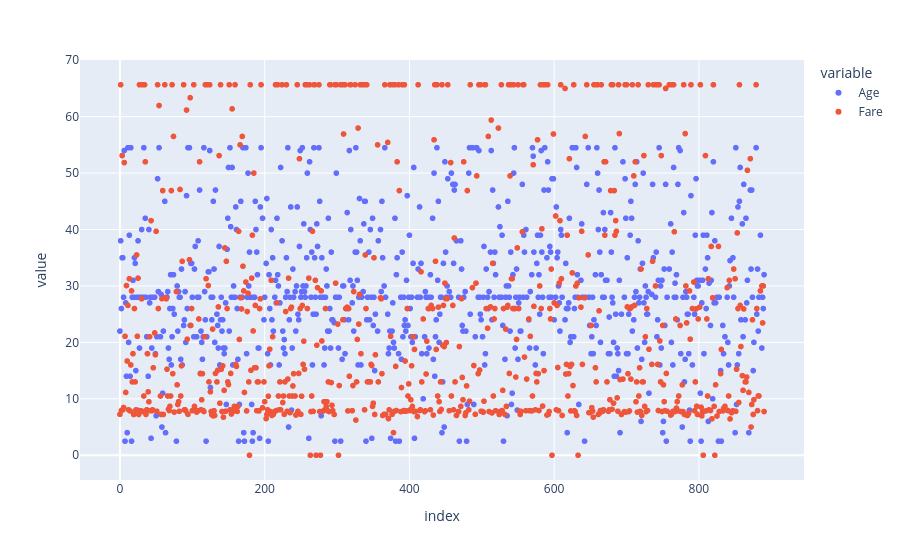

Write notebook code for a chart like this one.
### Code cell
fig = px.scatter(df[num_col])
fig.show(render = "browser")

### Figure 1 — Plotly figure (JSON) as saved in the notebook; plotly's stock layout.template omitted (floating-point values rounded to 4 significant figures; data arrays with more than 128 entries replaced by an {"elided": "..."} marker saying what was removed)
{"data": [{"hovertemplate": "variable=Age<br>index=%{x}<br>value=%{y}<extra></extra>", "legendgroup": "Age", "marker": {"color": "#636efa", "symbol": "circle"}, "mode": "markers", "name": "Age", "showlegend": true, "type": "scattergl", "x": {"elided": "760 int values"}, "xaxis": "x", "y": {"elided": "760 float values"}, "yaxis": "y"}, {"hovertemplate": "variable=Fare<br>index=%{x}<br>value=%{y}<extra></extra>", "legendgroup": "Fare", "marker": {"color": "#EF553B", "symbol": "circle"}, "mode": "markers", "name": "Fare", "showlegend": true, "type": "scattergl", "x": {"elided": "760 int values"}, "xaxis": "x", "y": {"elided": "760 float values"}, "yaxis": "y"}], "layout": {"legend": {"title": {"text": "variable"}, "tracegroupgap": 0}, "margin": {"t": 60}, "xaxis": {"anchor": "y", "domain": [0, 1], "title": {"text": "index"}}, "yaxis": {"anchor": "x", "domain": [0, 1], "title": {"text": "value"}}}}
